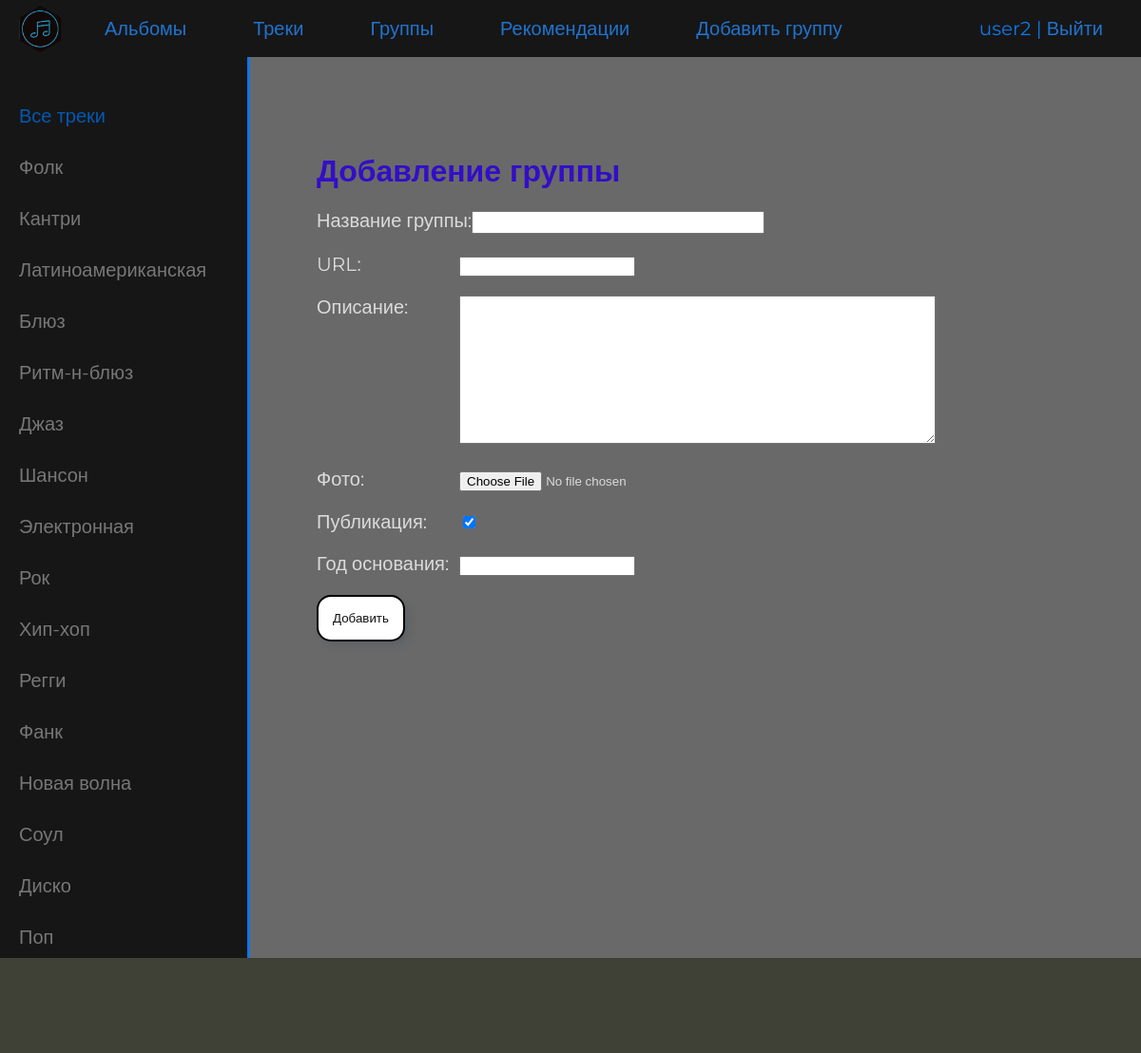
/addgroup/ (signed in), run on the app's committed database.
### music/models.py (models this page shows, shortened)
class Genre(models.Model):
    title = models.CharField(max_length=255)
    slug = models.SlugField(max_length=255, unique=True, db_index=True, verbose_name="URL")
    time_create = models.DateTimeField(auto_now_add=True)
    time_update = models.DateTimeField(auto_now=True)
    is_published = models.BooleanField(default=True)
    def get_absolute_url(self):
        return reverse('genre', kwargs={'genre_slug': self.slug})

### music/views.py (the view)
# urls.py: path('addgroup/', AddGroup.as_view(), name='addgroup'),
class AddGroup(LoginRequiredMixin, DataMixin, CreateView):
    form_class = AddGroupForm
    template_name = 'music/addgroup.html'
    success_url = reverse_lazy('home')
    login_url = reverse_lazy('home')
    def get_context_data(self, *, object_list=None, **kwargs):
        context = super().get_context_data(**kwargs)
        c_def = self.get_user_context(title='Добавление группы')
        return dict(list(context.items()) + list(c_def.items()))

### music/forms.py
class AddGroupForm(forms.ModelForm):
    class Meta:
        model = Group
        fields = ['title', 'slug', 'description', 'photo', 'is_published', 'date_create']
        widgets = {
            'title': forms.TextInput(attrs={'class': 'form-input'}),
            'description': forms.Textarea(attrs={'cols': 60, 'rows': 10}),
        }

### music/templatetags/music_tags.py (called while the page is built)
@register.simple_tag(name='getgen')
def get_genres():
    return Genre.objects.all()

### music/utils.py (called while the page is built)
        def get_user_context(self, **kwargs):
                context = kwargs
                genres = Genre.objects.all()
                user_menu = menu.copy()
                if not self.request.user.is_authenticated:
                        user_menu.pop(4)
                context['menu'] = user_menu
                context['genres'] = genres
                if 'gen_selected' not in context:
                        context['gen_selected'] = 0
                return context

### music/templates/music/addgroup.html (shortened to what this page needs)
{% extends 'music/base.html' %}
{% block content %}
<h1>{{title}}</h1>
<form action="{% url 'addgroup' %}" method="post" enctype="multipart/form-data">
    {% for f in form %}
    <p><label class="form-label" for="{{ f.id_for_label }}">{{f.label}}: </label>{{ f }}</p>
    {% endfor %}
    <button type="submit">Добавить</button>
</form>
{% endblock %}

### music/templates/music/base.html (shortened to what this page needs)
{% load static %}
{% load music_tags %}
<!DOCTYPE html>
<html>
<head>
	<link type="text/css" href="{% static 'music/css/style.css' %}" rel="stylesheet" />
</head>
<body>
<table class="table-page" border=0 cellpadding="0" cellspacing="0">
<tr><td valign=top>
{% block mainmenu %}
		<div class="header">
			<ul id="mainmenu" class="mainmenu">
			<li class="logo"><a href="{% url 'home' %}"><div class="logo"></div></a></li>
{% for m in menu %}
			<li><a href="{% url m.url_name %}">{{m.title}}</a></li>
{% endfor %}
			{% if request.user.is_authenticated %}
			<li class="last">{{user.username}} | <a href="{% url 'logout' %}">Выйти</a></li>
			{% else %}
			<li class="last"><a href="{% url 'register' %}">Регистрация</a> | <a href="{% url 'login' %}">Войти</a></li>
			{% endif %}
			</ul>
		</div>
{% endblock mainmenu %}
<table class="table-content" border=0 cellpadding="0" cellspacing="0">
<tr>
	<td valign="top" class="left-chapters">
		{% getgen as genres %}
	<ul id="leftchapters">
		{% if gen_selected == 0 %}
			<li class="selected">Все треки</li>
		{% else %}
			<li><a href="{% url 'tracks' %}">Все треки</a></li>
		{% endif %}
		{% for gen in genres %}
    			{% if gen.pk == gen_selected %}
        			<li class="selected">{{gen.title}}</li>
    			{% else %}
        			<li><a href="{{ gen.get_absolute_url }}">{{gen.title}}</a></li>
    			{% endif %}
		{% endfor %}
	</ul>
</td>
<td valign="top" class="content">
	<div class="content-text">
{% block content %}
{% endblock %}
	</div>
</td></tr></table>
</td></tr>
</td></tr></table>
</body>
<footer>
	<div id="footer">
	</div>
</footer>
</html>

### music/static/music/css/style.css (style rules this page uses)
html, body { font-family: 'Montserrat', sans-serif; margin: 0; padding: 0; height: 100%; width: 100%; color: #1077e6; background: #696969; }
a { color: #1077e6; text-decoration: none; }
.table-page { width: 100%; height: 100%; vertical-align: top; }
.table-page tr { height: 100%; }
.header { background: #171616; height: 60px; }
.logo { background: url('../images/logo.png') no-repeat 15px; background-size: 70%; width: 80px; height: 60px; }
ul.mainmenu { list-style: none; margin: 0; padding: 0; height: 60px; color: #1077e6; font-size: 20px; overflow: hidden; }
button { border-radius:15px; border:none; padding:15px; color: #121212; background:white; box-shadow: 5px 5px 10px -2px rgba(34, 60, 80, 0.2); border: 2px solid black; }
ul.mainmenu li { float: left; margin: 18px 40px 0 30px; }
ul.mainmenu li.logo { margin: 0; }
ul.mainmenu li.last { float: right; }
ul.mainmenu li a { color: #1f74cf; text-decoration: none; }
.table-content { width: 100%; min-height: 100%; height: 100%; overflow-y: scroll; }
.left-chapters { margin: 0; background: #171616; border-right: 3px solid #1077e6; min-height: 100%; }
.left-chapters ul { width: 230px; min-height: 100%; margin: 0; padding: 20px 10px 10px 20px; list-style: none; font-size: 20px; }
.left-chapters ul li { margin: 30px 0 0 0; color: #999; }
.left-chapters ul li.selected { color: #0059b2; }
.left-chapters ul li a { color: #777; text-decoration: none; }
.content { padding: 40px 20px 20px 40px; width: 100%; box-sizing: border-box; }
.content-text { margin: 60px 0 0 30px; color: #dbdbdb; font-size: 20px; font-family: 'Montserrat', sans-serif; }
.content-text h1 { font-size: 32px; color: #330ec7 }
#footer { box-sizing: border-box; background: #3F4137; padding: 5px; color: #aaa; font-size: 14px; font-family: 'Montserrat', sans-serif; text-align: left; overflow: hidden; height: 100px; }
.form-input { width: 300px; font-size: 16px; }
.form-label { display: inline-block; min-width: 150px; vertical-align: top; }
li { list-style-type: none; }

### data on the page
Genre: title "Фолк"
Genre: title "Кантри"
Genre: title "Латиноамериканская"
Genre: title "Блюз"
Genre: title "Ритм-н-блюз"
Genre: title "Джаз"
Genre: title "Шансон"
Genre: title "Электронная"
Genre: title "Рок"
Genre: title "Хип-хоп"
Genre: title "Регги"
Genre: title "Фанк"
Genre: title "Новая волна"
Genre: title "Соул"
Genre: title "Диско"
Genre: title "Поп"

### other printed values
{{ m.title }} "Альбомы" "Треки" "Группы" "Рекомендации" "Добавить группу"
{{ user.username }} "user2"
{{ title }} "Добавление группы"
{{ f.label }} "Название группы" "URL" "Описание" "Фото" "Публикация" "Год основания"
